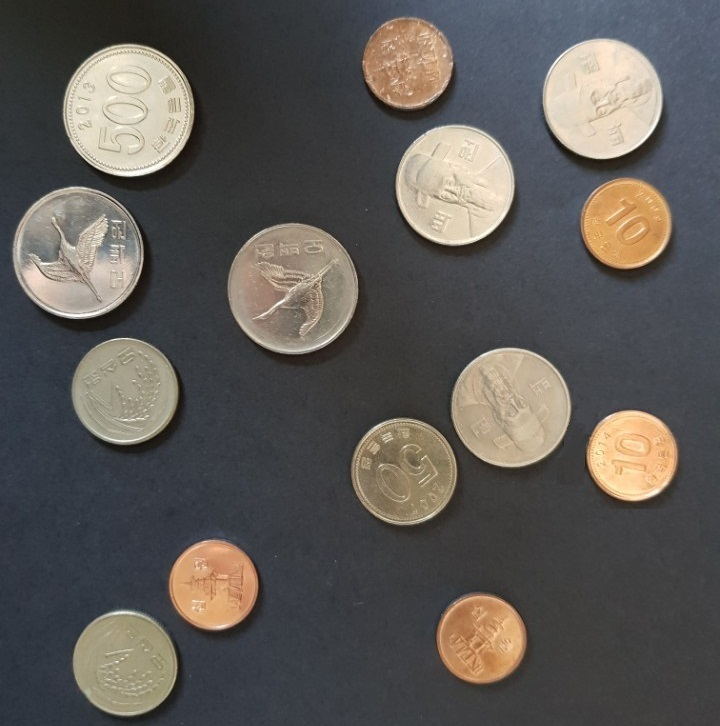
//> input picture src/Images/coin.jpg, 720 x 726 px
$ ./Histogram_demo_image coin.jpg   (built with g++ and OpenCV 4)
//> lines starting //> are read from the running program, lines starting //| are printed output that depends on the picture
/*------------------------------------------------------/
* Image Proccessing with Deep Learning
* OpenCV : Histogram Demo (from OpenCV docs)
* https://docs.opencv.org/3.4/d8/dbc/tutorial_histogram_calculation.html
* Created: 2021-Spring
------------------------------------------------------*/

#include "opencv2/highgui.hpp"
#include "opencv2/imgcodecs.hpp"
#include "opencv2/imgproc.hpp"
#include <iostream>

using namespace std;
using namespace cv;

int main(int argc, char** argv)
{
    //! [Load image]
    CommandLineParser parser(argc, argv, "{@input | coin.jpg | input image}");
    //Mat src = imread(samples::findFile(parser.get<String>("@input")), IMREAD_COLOR);
    Mat src = imread("..//..//..//Images//coin.jpg", IMREAD_COLOR);
//> src is the input picture: 726 rows x 720 cols, CV_8UC3; mean B, G, R 86.1, 89.8, 93.3
    if (src.empty())
    {
        return EXIT_FAILURE;
    }
    //! [Load image]

    //! [Separate the image in 3 places ( B, G and R )]
    vector<Mat> bgr_planes;
    split(src, bgr_planes);
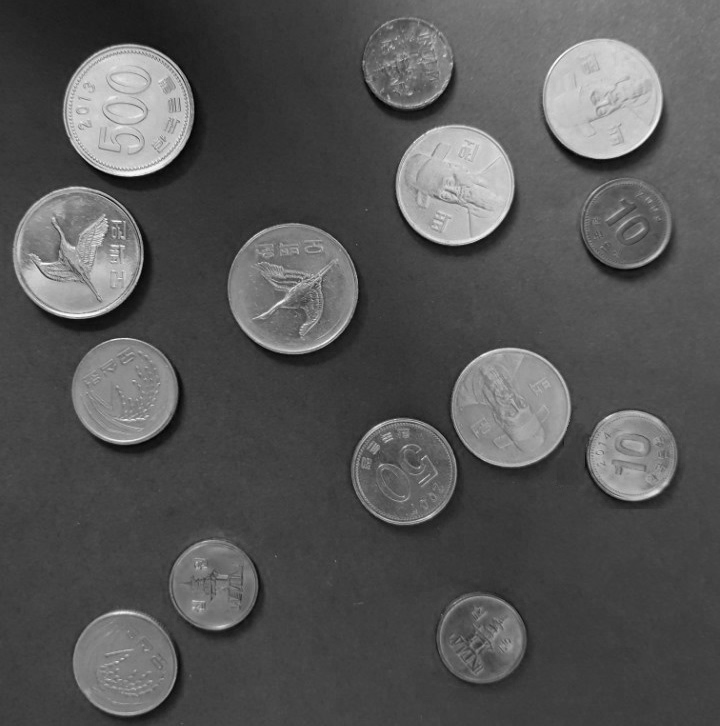
//> bgr_planes[0]: 726 rows x 720 cols, CV_8UC1; min 0, max 255, mean 86.1
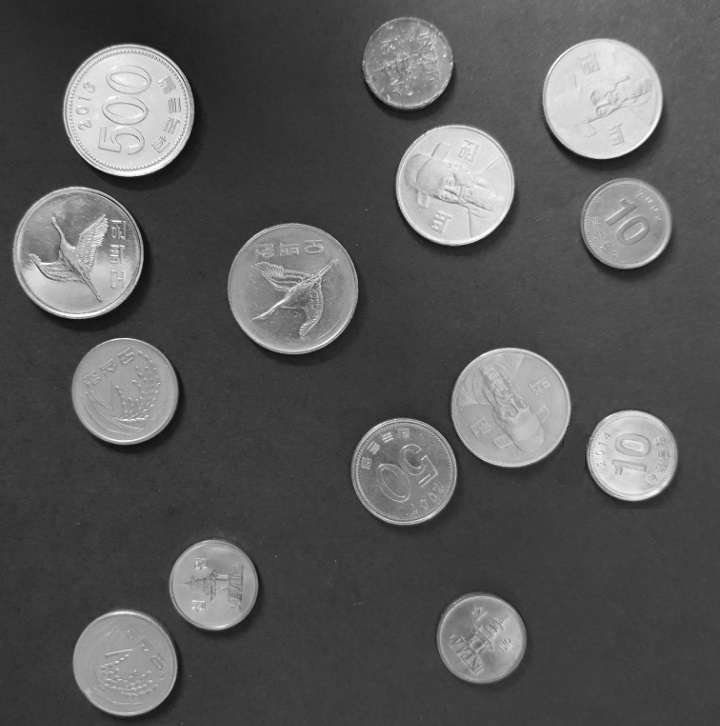
//> bgr_planes[1]: 726 rows x 720 cols, CV_8UC1; min 10, max 255, mean 89.8
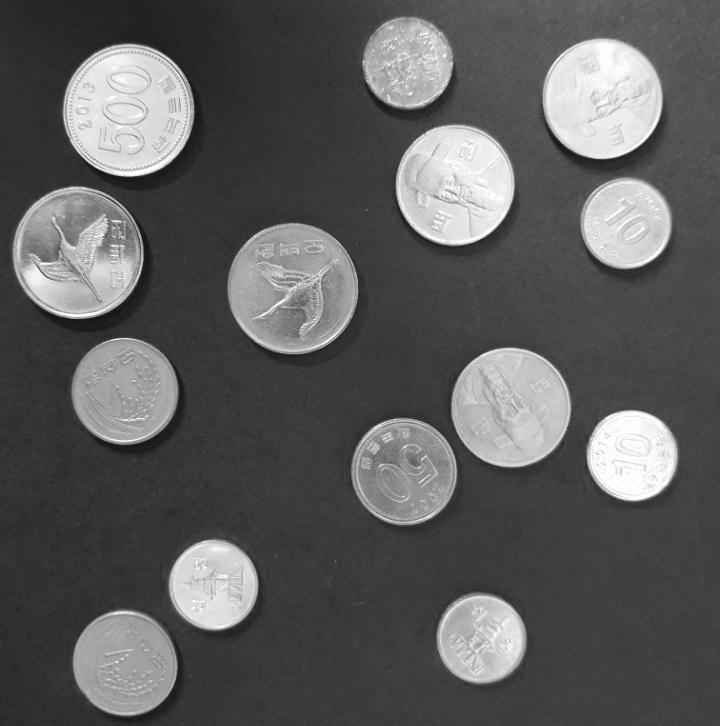
//> bgr_planes[2]: 726 rows x 720 cols, CV_8UC1; min 13, max 255, mean 93.3
    //! [Separate the image in 3 places ( B, G and R )]

    //! [Establish the number of bins]
    int histSize = 256;
    //! [Establish the number of bins]

    //! [Set the ranges ( for B,G,R) )]
    float range[] = { 0, 256 }; //the upper boundary is exclusive
    const float* histRange = { range };
    //! [Set the ranges ( for B,G,R) )]

    //! [Set histogram param]
    bool uniform = true, accumulate = false;
    //! [Set histogram param]

    //! [Compute the histograms]
    Mat b_hist, g_hist, r_hist;
    calcHist(&bgr_planes[0], 1, 0, Mat(), b_hist, 1, &histSize, &histRange, uniform, accumulate);
//> b_hist = 256 values, max 21335 at index 65, min 0 at index 253, mean 2041.9
    calcHist(&bgr_planes[1], 1, 0, Mat(), g_hist, 1, &histSize, &histRange, uniform, accumulate);
//> g_hist = 256 values, max 23270 at index 61, min 0 at index 0, mean 2041.9
    calcHist(&bgr_planes[2], 1, 0, Mat(), r_hist, 1, &histSize, &histRange, uniform, accumulate);
//> r_hist = 256 values, max 17001 at index 58, min 0 at index 0, mean 2041.9
    //! [Compute the histograms]

    //! [Draw the histograms for B, G and R]
    int hist_w = 512, hist_h = 400;
    int bin_w = cvRound((double)hist_w / histSize);

    Mat histImage(hist_h, hist_w, CV_8UC3, Scalar(0, 0, 0));
    //! [Draw the histograms for B, G and R]

    //! [Normalize the result to ( 0, histImage.rows )]
    normalize(b_hist, b_hist, 0, histImage.rows, NORM_MINMAX, -1, Mat());
//> b_hist = 256 values, max 400 at index 65, min 0 at index 253, mean 38.28
    normalize(g_hist, g_hist, 0, histImage.rows, NORM_MINMAX, -1, Mat());
//> g_hist = 256 values, max 400 at index 61, min 0 at index 0, mean 35.1
    normalize(r_hist, r_hist, 0, histImage.rows, NORM_MINMAX, -1, Mat());
//> r_hist = 256 values, max 400 at index 58, min 0 at index 0, mean 48.04
    //! [Normalize the result to ( 0, histImage.rows )]

    //! [Draw for each channel]
    for (int i = 1; i < histSize; i++)
    {
        line(histImage, Point(bin_w * (i - 1), hist_h - cvRound(b_hist.at<float>(i - 1))),
            Point(bin_w * (i), hist_h - cvRound(b_hist.at<float>(i))),
            Scalar(255, 0, 0), 2, 8, 0);
        line(histImage, Point(bin_w * (i - 1), hist_h - cvRound(g_hist.at<float>(i - 1))),
            Point(bin_w * (i), hist_h - cvRound(g_hist.at<float>(i))),
            Scalar(0, 255, 0), 2, 8, 0);
        line(histImage, Point(bin_w * (i - 1), hist_h - cvRound(r_hist.at<float>(i - 1))),
            Point(bin_w * (i), hist_h - cvRound(r_hist.at<float>(i))),
            Scalar(0, 0, 255), 2, 8, 0);
    }
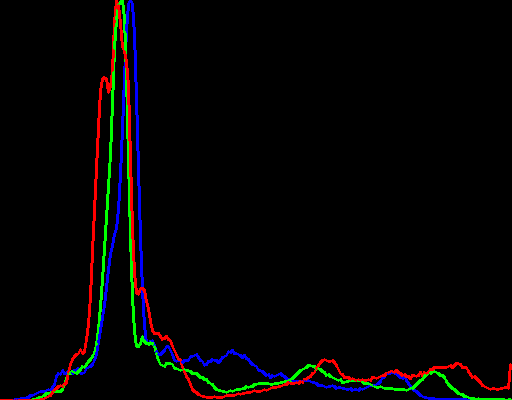
//> histImage: 400 rows x 512 cols, CV_8UC3; mean B, G, R 4, 3.9, 4.6
    //! [Draw for each channel]

    //! [Display]
    imshow("Source image", src);
    imshow("calcHist Demo", histImage);
    waitKey();
    //! [Display]

    return EXIT_SUCCESS;
}
